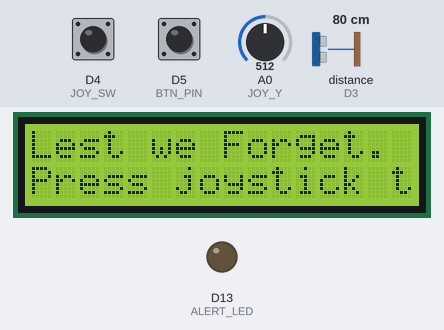
The sketch below on a simulated Arduino Uno R4 WiFi. Shown: 16×2 character LCD, output pins drawn as LEDs (lit = HIGH). Wiring (inferred from the names in the program): ultrasonic range finder: trigger D2; echo D3. Dashed ring = blinking. The test bench sets the inputs (shaded band); at power-on: D4 (JOY_SW) HIGH, D5 (BTN_PIN) HIGH, distance to the obstacle (sensor on D3) 80 cm, A0 (JOY_Y) = 512. The echo pulse lasts 58.3 µs per cm; WiFi joins after 1.5 s; servers stay silent unless stated; uploads are accepted with an empty reply; not simulated (calls return 0 or success): secrets.h; names the files do not define were given values by the test bench: AWS_PORT = 80; pins used as bus, display or sensor lines are not drawn; what the sketch prints to the serial monitor is not drawn.

Above: at 3.5 s.
3.6 s: D4 (JOY_SW) pulled LOW for 0.15 s
At 4.1 s:
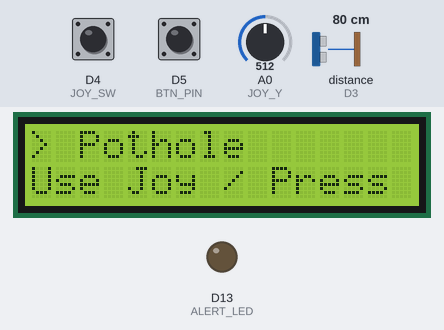
5.2 s: D5 (BTN_PIN) pulled LOW for 0.15 s
At 6.8 s:
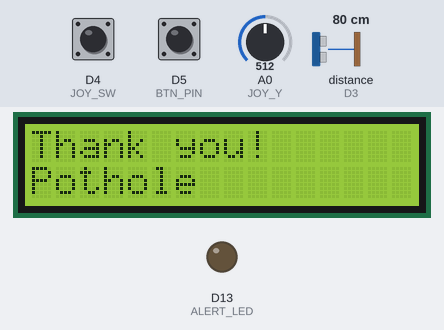
8.3 s: distance to the obstacle (sensor on D3) set to 43 cm
11.3 s: distance to the obstacle (sensor on D3) set to 37 cm
At 11.93 s:
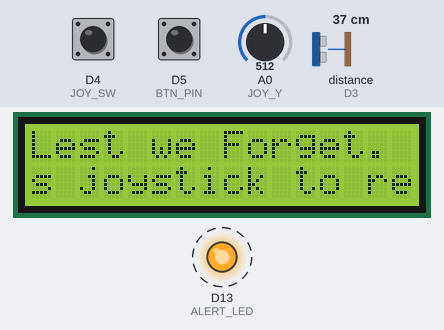
13.3 s: D4 (JOY_SW) pulled LOW for 1 s
At 13.43 s:
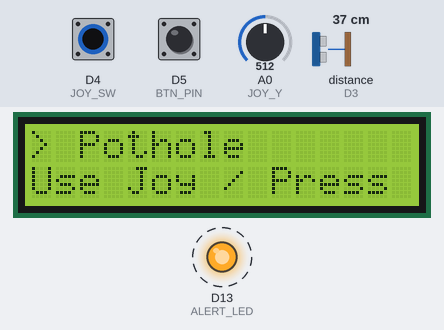
14.9 s: A0 (JOY_Y) set to 309
16.4 s: A0 (JOY_Y) set to 283
At 17.46 s:
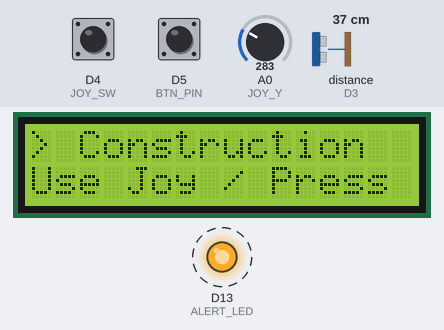
Timing chart, 0 to 19.3 s (numbered marks = the images above; inputs shaded):
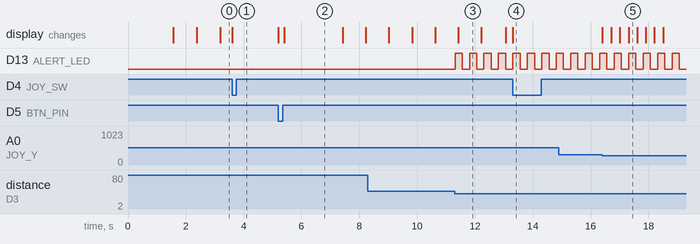

Measured:
- the behaviour switches between 41 and 40 cm on distance to the obstacle (sensor on D3) (found by bisection; images 2 and 3)
- the behaviour switches between 300 and 299 on A0 (JOY_Y) (found by bisection; images 4 and 5)
- after the input at 3.6 s, the display: changes at once (image 1)
- after the input at 5.2 s, the display: first changes at once (image 2 shows a later state)
- after the input at 11.3 s, D13 (ALERT_LED): alternates HIGH for 0.25 s and LOW for 0.25 s, starting at once
- after the input at 13.3 s, the display: changes at once (image 4)
- after the input at 16.4 s, the display: first changes at once (image 5 shows a later state)

The sketch:

ArduinoR4_HMI.ino
```cpp
// r4_kiosk.ino (UNO R4 WiFi)
// Sends hazard "self_report" to AWS HazardIngest on selection.

#include <Arduino.h>
#include <LiquidCrystal.h>
#include <WiFiS3.h>
#include <ArduinoHttpClient.h>
#include "secrets.h"   // create from secrets.h.example and DO NOT COMMIT

// ---------------- Pins (your wiring) ----------------
const int LCD_RS = 7;
const int LCD_EN = 8;
const int LCD_D4 = 9;
const int LCD_D5 = 10;
const int LCD_D6 = 11;
const int LCD_D7 = 12;
LiquidCrystal lcd(LCD_RS, LCD_EN, LCD_D4, LCD_D5, LCD_D6, LCD_D7);

const int TRIG_PIN   = 2;
const int ECHO_PIN   = 3;
const int JOY_Y      = A0;
const int JOY_SW     = 4;
const int ALERT_LED  = 13;
const int BTN_PIN    = 5;   // optional extra button (GND when pressed)

// ---------------- App constants ----------------
const float SPEED_OF_SOUND = 0.0343; // cm/µs
const int   ALERT_DISTANCE = 40;     // cm threshold
const unsigned long ALERT_DURATION = 5000;
const unsigned long LED_TOGGLE_MS  = 250;
const unsigned long SCROLL_INTERVAL = 800;
const unsigned long JOY_COOLDOWN_MS = 300;
const int THRESH_LOW = 300, THRESH_HIGH = 700;

// Location / device metadata
const char* AREA_ID       = "Ucalgary_cross";
const char* DEVICE_ID     = "kiosk-r4-01";
const char* LOCATION_NAME = "University of Calgary - Crosswalk";
const float LAT = 51.0189;
const float LON = -114.1594;

// ---------------- State machine ----------------
enum Mode { DEMO, MENU, THANKYOU };
Mode mode = DEMO;

// ---------------- Vars ----------------
unsigned long lastUltraTime = 0;
unsigned long lastLedToggle = 0;
unsigned long alertStart = 0;
unsigned long lastJoyMoveTime = 0;
unsigned long lastScrollTime = 0;
bool alertActive = false;
bool ledState = false;

int menuIndex = 0;
int lastHazard = -1;
const char* hazards[] = {
  "Pothole", "Icy surface", "Debris", "Fallen sign",
  "Construction", "Flooded", "Poor lighting", "Broken light", "Other"
};
const int HAZ_COUNT = sizeof(hazards) / sizeof(hazards[0]);
const char* scrollText = "Press joystick to report hazard.   ";
int scrollPos = 0;
unsigned long thankStart = 0;

// ---------------- Networking ----------------
WiFiSSLClient ssl;                 // TLS client (UNO R4 WiFi)
HttpClient http(ssl, AWS_HOST, AWS_PORT);

bool netReady = false;

void wifiConnect() {
  lcd.clear();
  lcd.setCursor(0,0); lcd.print("WiFi connecting");
  lcd.setCursor(0,1); lcd.print(WIFI_SSID);

  WiFi.begin(WIFI_SSID, WIFI_PASS);
  unsigned long t0 = millis();
  while (WiFi.status() != WL_CONNECTED && (millis() - t0) < 20000) {
    delay(300);
    lcd.print(".");
  }
  netReady = (WiFi.status() == WL_CONNECTED);
  lcd.clear();
  if (netReady) {
    lcd.setCursor(0,0); lcd.print("WiFi OK ");
    lcd.setCursor(0,1); lcd.print(WiFi.localIP());
  } else {
    lcd.setCursor(0,0); lcd.print("WiFi FAILED");
    lcd.setCursor(0,1); lcd.print("Offline mode");
  }
  delay(800);
}

// Basic JSON escaper (quotes/backslashes)
String jsonEscape(const char* s) {
  String out;
  while (*s) {
    char c = *s++;
    if (c == '"' || c == '\\') { out += '\\'; out += c; }
    else out += c;
  }
  return out;
}

// Low-level POST with explicit headers/body so we can add X-API-Key
bool httpPostJson(const char* path, const String& body, int& statusOut, String& respOut) {
  http.beginRequest();
  http.post(path);
  http.sendHeader("Host", AWS_HOST);
  http.sendHeader("Content-Type", "application/json");
  http.sendHeader("X-API-Key", AWS_API_KEY);
  http.sendHeader("Connection", "close");
  http.sendHeader("Content-Length", body.length());
  http.beginBody();
  http.print(body);
  http.endRequest();

  statusOut = http.responseStatusCode();
  respOut   = http.responseBody();
  return (statusOut >= 200 && statusOut < 300);
}

// POST a hazard “self_report” to HazardIngest
bool postSelfReport(const char* category) {
  if (!netReady) return false;

  // Build JSON (omit ts so backend uses server time)
  String body = "{";
  body += "\"item_type\":\"self_report\",";
  body += "\"area_id\":\"" + String(AREA_ID) + "\",";
  body += "\"source\":\"user_report\",";
  body += "\"reported_by\":\"kiosk\",";
  body += "\"device_id\":\"" + String(DEVICE_ID) + "\",";
  body += "\"report_category\":\"" + jsonEscape(category) + "\",";
  body += "\"location_name\":\"" + jsonEscape(LOCATION_NAME) + "\",";
  body += "\"lat\":" + String(LAT, 6) + ",";
  body += "\"lon\":" + String(LON, 6);
  body += "}";

  int status = 0; String resp;
  bool ok = httpPostJson(AWS_PATH, body, status, resp);

  // one quick retry if not 2xx
  if (!ok) {
    delay(400);
    ok = httpPostJson(AWS_PATH, body, status, resp);
  }

  Serial.print("[AWS] status="); Serial.print(status);
  Serial.print(" resp="); Serial.println(resp);
  return ok;
}

// ---------------- UI screens ----------------
void showDemo() {
  lcd.clear();
  lcd.setCursor(0, 0);
  lcd.print("Lest we Forget.");
  lcd.setCursor(0, 1);
  lcd.print("Press joystick...");
  scrollPos = 0;
  lastScrollTime = millis();
  mode = DEMO;
}

void updateDemo(unsigned long now) {
  if (now - lastScrollTime >= SCROLL_INTERVAL) {
    lastScrollTime = now;
    lcd.setCursor(0, 1);
    for (int j = 0; j < 16; j++) {
      int idx = scrollPos + j;
      char c = (idx < (int)strlen(scrollText)) ? scrollText[idx] : ' ';
      lcd.print(c);
    }
    scrollPos++;
    if (scrollPos > (int)strlen(scrollText) - 16) {
      scrollPos = 0;
      lastScrollTime = now + 2000;
    }
  }

  if (buttonPressed() || extraButtonPressed()) {
    showMenu();
  }
}

void showMenu() {
  lcd.clear();
  lcd.setCursor(0, 0);
  lcd.print("> ");
  lcd.print(hazards[menuIndex]);
  int len = strlen(hazards[menuIndex]);
  for (int i = len + 2; i < 16; i++) lcd.print(' ');

  lcd.setCursor(0, 1);
  lcd.print("Use Joy / Press OK");
  mode = MENU;
}

void handleMenu(unsigned long now) {
  int move = readJoystick();
  if (move != 0 && (now - lastJoyMoveTime >= JOY_COOLDOWN_MS)) {
    lastJoyMoveTime = now;
    menuIndex += move;
    if (menuIndex < 0) menuIndex = 0;
    if (menuIndex >= HAZ_COUNT) menuIndex = HAZ_COUNT - 1;
    showMenu();
  }

  if (buttonPressed() || extraButtonPressed()) {
    lastHazard = menuIndex;

    lcd.clear();
    lcd.setCursor(0,0); lcd.print("Sending...");
    lcd.setCursor(0,1); lcd.print(hazards[lastHazard]);

    bool ok = postSelfReport(hazards[lastHazard]);
    if (!ok) {
      lcd.clear();
      lcd.setCursor(0,0); lcd.print("Send failed");
      lcd.setCursor(0,1); lcd.print("Try again");
      delay(1200);
    }
    showThankYou();
  }
}

void showThankYou() {
  lcd.clear();
  lcd.setCursor(0, 0);
  lcd.print("Thank you!");
  lcd.setCursor(0, 1);
  lcd.print(hazards[lastHazard]);
  thankStart = millis();
  mode = THANKYOU;
}

void handleThankYou(unsigned long now) {
  if (now - thankStart > 2000) showDemo();
}

// ---------------- Utilities ----------------
long getDistanceCM() {
  digitalWrite(TRIG_PIN, LOW);
  delayMicroseconds(2);
  digitalWrite(TRIG_PIN, HIGH);
  delayMicroseconds(10);
  digitalWrite(TRIG_PIN, LOW);
  long duration = pulseIn(ECHO_PIN, HIGH, 25000);
  if (duration == 0) return -1;
  return duration * SPEED_OF_SOUND / 2;
}

int readJoystick() {
  int val = analogRead(JOY_Y);
  if (val < THRESH_LOW)  return +1; // down
  if (val > THRESH_HIGH) return -1; // up
  return 0;
}

bool buttonPressed() {
  static bool lastState = HIGH;
  bool current = digitalRead(JOY_SW);
  bool fired = (lastState == HIGH && current == LOW);
  lastState = current;
  return fired;
}

bool extraButtonPressed() {
  static bool last = HIGH;
  bool cur = digitalRead(BTN_PIN);
  bool fired = (last == HIGH && cur == LOW);
  last = cur;
  return fired;
}

// ---------------- Setup / Loop ----------------
void setup() {
  lcd.begin(16, 2);

  pinMode(TRIG_PIN, OUTPUT);
  pinMode(ECHO_PIN, INPUT);
  pinMode(JOY_SW, INPUT_PULLUP);
  pinMode(BTN_PIN, INPUT_PULLUP);
  pinMode(ALERT_LED, OUTPUT);
  digitalWrite(ALERT_LED, LOW);

  Serial.begin(115200);

  wifiConnect();
  showDemo();
}

void loop() {
  unsigned long now = millis();

  // Ultrasonic → flash LED when someone crosses
  if (now - lastUltraTime >= 100) {
    lastUltraTime = now;
    long distance = getDistanceCM();
    if (distance > 0 && distance < ALERT_DISTANCE) {
      alertActive = true;
      alertStart = now;
    }
  }
  if (alertActive) {
    if (now - lastLedToggle >= LED_TOGGLE_MS) {
      lastLedToggle = now;
      ledState = !ledState;
      digitalWrite(ALERT_LED, ledState);
    }
    if (now - alertStart >= ALERT_DURATION) {
      alertActive = false;
      digitalWrite(ALERT_LED, LOW);
    }
  }

  // UI state machine
  switch (mode) {
    case DEMO:     updateDemo(now);   break;
    case MENU:     handleMenu(now);   break;
    case THANKYOU: handleThankYou(now); break;
  }
}
```
